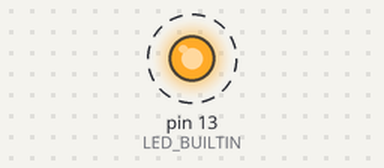
The sketch below on a simulated Arduino Leonardo, built with avr-gcc and run on an emulated ATmega32U4. Parts: output pins drawn as LEDs (lit = HIGH). Dashed ring = blinking. MIDI output is not drawn.

Above: at 0.5 s.
Timing chart, 0 to 5.1 s (numbered marks = the images above):
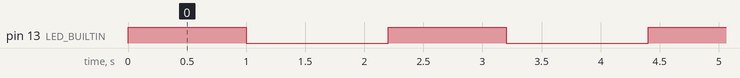

The sketch:

1-Basic_IO.ino
```cpp
#include <USB-MIDI.h>

// Simple tutorial on how to receive and send MIDI messages.
// Here, when receiving any message on channel 4, the Arduino
// will blink a led and play back a note for 1 second.

USBMIDI_CREATE_DEFAULT_INSTANCE();

void setup()
{
    pinMode(LED_BUILTIN, OUTPUT);
    MIDI.begin();
}

void loop()
{
    if (true)
    {
        digitalWrite(LED_BUILTIN, HIGH);
        MIDI.sendNoteOn(42, 127, 1);    // Send a Note (pitch 42, velo 127 on channel 1)
        delay(1000);		            // Wait for a second
        MIDI.sendNoteOff(42, 0, 1);     // Stop the note
        digitalWrite(LED_BUILTIN, LOW);
        delay (100);
        MIDI.sendNoteOn(44, 127, 1);    // Send a Note (pitch 42, velo 127 on channel 1)
        delay(1000);		            // Wait for a second
        MIDI.sendNoteOff(44, 0, 1);     // Stop the note
        digitalWrite(LED_BUILTIN, LOW);
        delay (100);
    }
}
```

Measured:
- by itself, pin 13 (LED_BUILTIN): alternates HIGH for 1.0 s and LOW for 1.2 s
